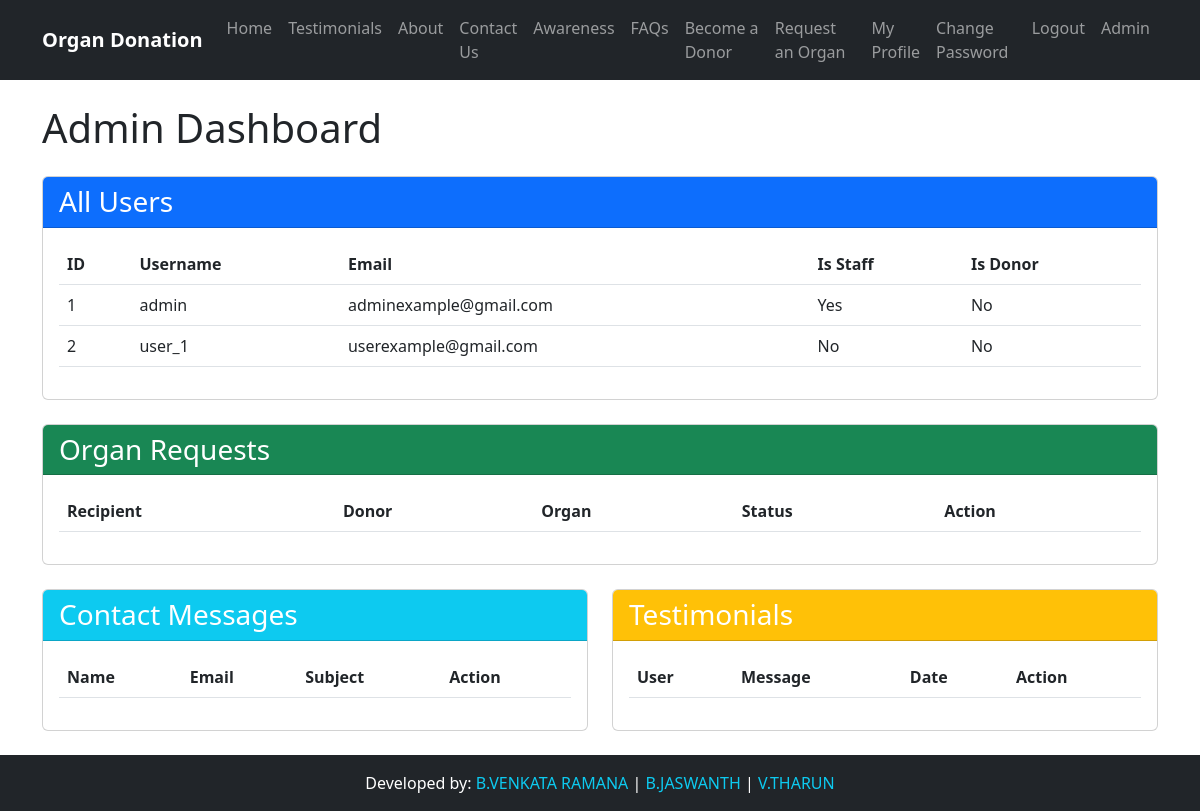
The page /admin-dashboard/ (signed in) on the database as committed earlier.
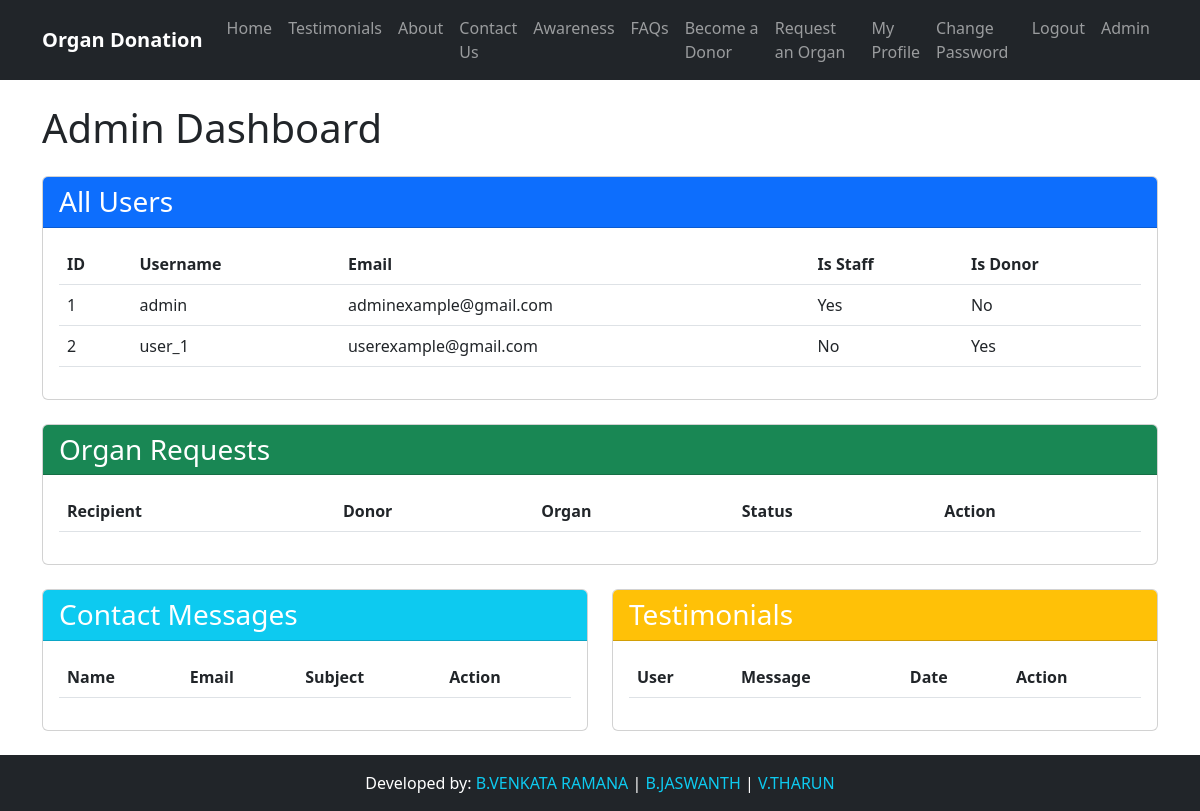
The same page on the database as committed later.
### donation/models.py (models this page shows)
class User(AbstractUser):
    is_donor = models.BooleanField(default=False)
    is_recipient = models.BooleanField(default=False)

### donation/views.py (the view, shortened to what this page needs)
# urls.py: path('admin-dashboard/', views.admin_dashboard, name='admin_dashboard'),
@user_passes_test(lambda u: u.is_superuser)
def admin_dashboard(request):
    users = User.objects.all()
    organ_requests = OrganRequest.objects.all()
    contact_messages = ContactMessage.objects.all()
    testimonials = Testimonial.objects.all()
    context = {
        'users': users,
        'organ_requests': organ_requests,
        'contact_messages': contact_messages,
        'testimonials': testimonials,
    }
    return render(request, 'donation/admin_dashboard.html', context)

### donation/templates/donation/admin_dashboard.html (shortened to what this page needs)
{% extends 'donation/base.html' %}
{% block content %}
<div class="row">
    <div class="col-12">
        <h1 class="mb-4">Admin Dashboard</h1>
    </div>
</div>
<div class="row mb-4">
    <div class="col-12">
        <div class="card">
            <div class="card-header bg-primary text-white">
                <h3 class="card-title mb-0">All Users</h3>
            </div>
            <div class="card-body">
                <table class="table table-hover">
                    <thead>
                        <tr>
                            <th>ID</th>
                            <th>Username</th>
                            <th>Email</th>
                            <th>Is Staff</th>
                            <th>Is Donor</th>
                        </tr>
                    </thead>
                    <tbody>
                        {% for user in users %}
                        <tr>
                            <td>{{ user.id }}</td>
                            <td>{{ user.username }}</td>
                            <td>{{ user.email }}</td>
                            <td>{% if user.is_staff %}Yes{% else %}No{% endif %}</td>
                            <td>{% if user.is_donor %}Yes{% else %}No{% endif %}</td>
                        </tr>
                        {% endfor %}
                    </tbody>
                </table>
            </div>
        </div>
    </div>
</div>
<div class="row mb-4">
    <div class="col-12">
        <div class="card">
            <div class="card-header bg-success text-white">
                <h3 class="card-title mb-0">Organ Requests</h3>
            </div>
            <div class="card-body">
                <table class="table table-hover">
                    <thead>
                        <tr>
                            <th>Recipient</th>
                            <th>Donor</th>
                            <th>Organ</th>
                            <th>Status</th>
                            <th>Action</th>
                        </tr>
                    </thead>
                </table>
            </div>
        </div>
    </div>
</div>
<div class="row mb-4">
    <div class="col-md-6">
        <div class="card">
            <div class="card-header bg-info text-white">
                <h3 class="card-title mb-0">Contact Messages</h3>
            </div>
            <div class="card-body">
                <table class="table table-hover">
                    <thead>
                        <tr>
                            <th>Name</th>
                            <th>Email</th>
                            <th>Subject</th>
                            <th>Action</th>
                        </tr>
                    </thead>
                </table>
            </div>
        </div>
    </div>
    <div class="col-md-6">
        <div class="card">
            <div class="card-header bg-warning text-white">
                <h3 class="card-title mb-0">Testimonials</h3>
            </div>
            <div class="card-body">
                <table class="table table-hover">
                    <thead>
                        <tr>
                            <th>User</th>
                            <th>Message</th>
                            <th>Date</th>
                            <th>Action</th>
                        </tr>
                    </thead>
                </table>
            </div>
        </div>
    </div>
</div>
{% endblock %}

Rows that differ between the two databases and show on the page:
changed User "user_1": is_donor "No" → "Yes"
